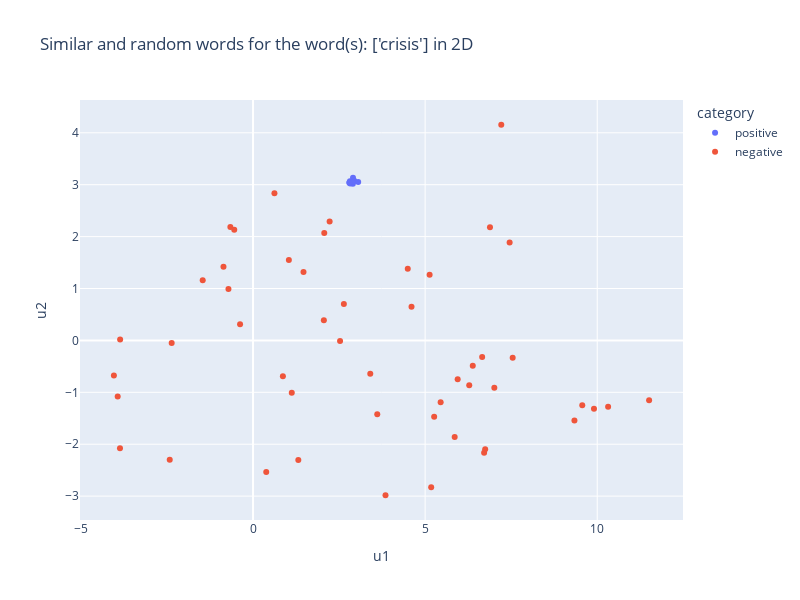

The notebook cell this image was saved under:
### Markdown cell above
Similar words to the environmental, social and governance topic make perfect sense. Let us take a look at them in the reduced two dimensional representation.

### Code cell
import umap
import pickle

try:
    with open("../language_models/w2v_10K/dim_reducer_10K.pkl", "rb") as handle:
        dim_reducer = pickle.load(handle)
except:
    print("Train dimensionality reducer first...")
    dim_reducer = umap.UMAP(n_components=2, metric = "cosine")
    dim_reducer.fit(word_vectors.get_normed_vectors())
    with open("../language_models/w2v_10K/dim_reducer_10K.pkl", 'wb') as handle:
        pickle.dump(dim_reducer, handle, protocol=pickle.HIGHEST_PROTOCOL)

fig = plot_similar_words_2d(["crisis"], 10, word_vectors, dim_reducer)
fig.show()

### Figure 1 — Plotly figure (JSON) as saved in the notebook; plotly's stock layout.template omitted (floating-point values rounded to 4 significant figures)
{"data": [{"hovertemplate": "<b>%{hovertext}</b><br><br>category=positive<br>u1=%{x}<br>u2=%{y}<extra></extra>", "hovertext": ["crisis", "turmoil", "crises", "recession", "downturn", "pandemic", "covid_pandemic", "dislocation", "covid_outbreak", "coronavirus_pandemic", "unprecedented"], "legendgroup": "positive", "marker": {"color": "#636efa", "symbol": "circle"}, "mode": "markers", "name": "positive", "orientation": "v", "showlegend": true, "type": "scatter", "x": [2.9, 2.904, 3.055, 2.808, 2.823, 2.886, 2.897, 2.815, 2.94, 2.89, 2.797], "xaxis": "x", "y": [3.019, 3.134, 3.053, 3.04, 3.024, 3.044, 3.066, 3.067, 3.076, 3.05, 3.036], "yaxis": "y"}, {"hovertemplate": "<b>%{hovertext}</b><br><br>category=negative<br>u1=%{x}<br>u2=%{y}<extra></extra>", "hovertext": ["zurampic_duzallo", "pushy_salespeople", "antiangiogenic_therapy", "tree_static_guard", "bernauer", "holland_knight", "nutcracker_brands", "goldman_and_guggenheim", "claire_nippon", "pentair_plc_pisg_and_pfsa", "lylt", "donald_washburn", "simplicity_of_the_bauhaus", "brighthouse_advisers", "mountain_dew_kickstart", "bakeries_and_bakery", "menswear_womenswear", "sanifill_and_usa", "messrs_kravis_and_roberts_disclaims", "arylsulfatase", "hockey_club", "unlocked", "freek_beverage", "pdvsa_cn", "ambac_cvas", "haldor", "advertiser_dominates", "varick_street", "plaintiffs_complain", "sgrna", "iris", "counterfeit_rolex", "certify_troubleshoot", "stored_fractionated", "pneumatic_valves_and_surge_suppressors", "unduplicated_print_and_digital", "slot_machines", "unrivalled", "logitech_conferencecam", "parental_leave_transgender", "anterior_lumbar_fusion", "chronic_digestive_or_gastro", "cellatope", "stratford", "de_datos", "green_thumb", "resolving_nonmalignant", "vati", "capture_and_sequester", "synteq_xp"], "legendgroup": "negative", "marker": {"color": "#EF553B", "symbol": "circle"}, "mode": "markers", "name": "negative", "orientation": "v", "showlegend": true, "type": "scatter", "x": [-2.42, 2.225, -3.866, 1.315, 9.906, 9.338, 10.32, 6.657, 5.262, 6.384, 7.212, 11.51, 0.8675, 6.282, 0.3837, 3.406, 1.126, 9.566, 7.544, -4.042, 5.451, -0.6591, 5.859, 5.945, 5.13, 7.01, 5.176, 3.609, 7.455, -3.862, -1.462, 0.6219, -0.5458, 2.528, -0.3768, 1.466, 2.057, 1.041, -0.8587, 2.069, -2.364, -3.933, 6.713, 3.849, 4.495, 6.744, 6.884, 4.604, 2.639, -0.7142], "xaxis": "x", "y": [-2.297, 2.293, -2.078, -2.304, -1.315, -1.543, -1.279, -0.3206, -1.469, -0.4898, 4.155, -1.155, -0.6924, -0.8637, -2.537, -0.6439, -1.01, -1.248, -0.3339, -0.6741, -1.19, 2.187, -1.862, -0.7475, 1.265, -0.9113, -2.831, -1.423, 1.886, 0.0197, 1.16, 2.837, 2.132, -0.0125, 0.3128, 1.317, 0.3868, 1.547, 1.417, 2.07, -0.04944, -1.081, -2.166, -2.983, 1.383, -2.095, 2.181, 0.6477, 0.6994, 0.9922], "yaxis": "y"}], "layout": {"height": 600, "legend": {"title": {"text": "category"}, "tracegroupgap": 0}, "title": {"text": "Similar and random words for the word(s): ['crisis'] in 2D"}, "width": 800, "xaxis": {"anchor": "y", "domain": [0, 1], "title": {"text": "u1"}}, "yaxis": {"anchor": "x", "domain": [0, 1], "title": {"text": "u2"}}}}
